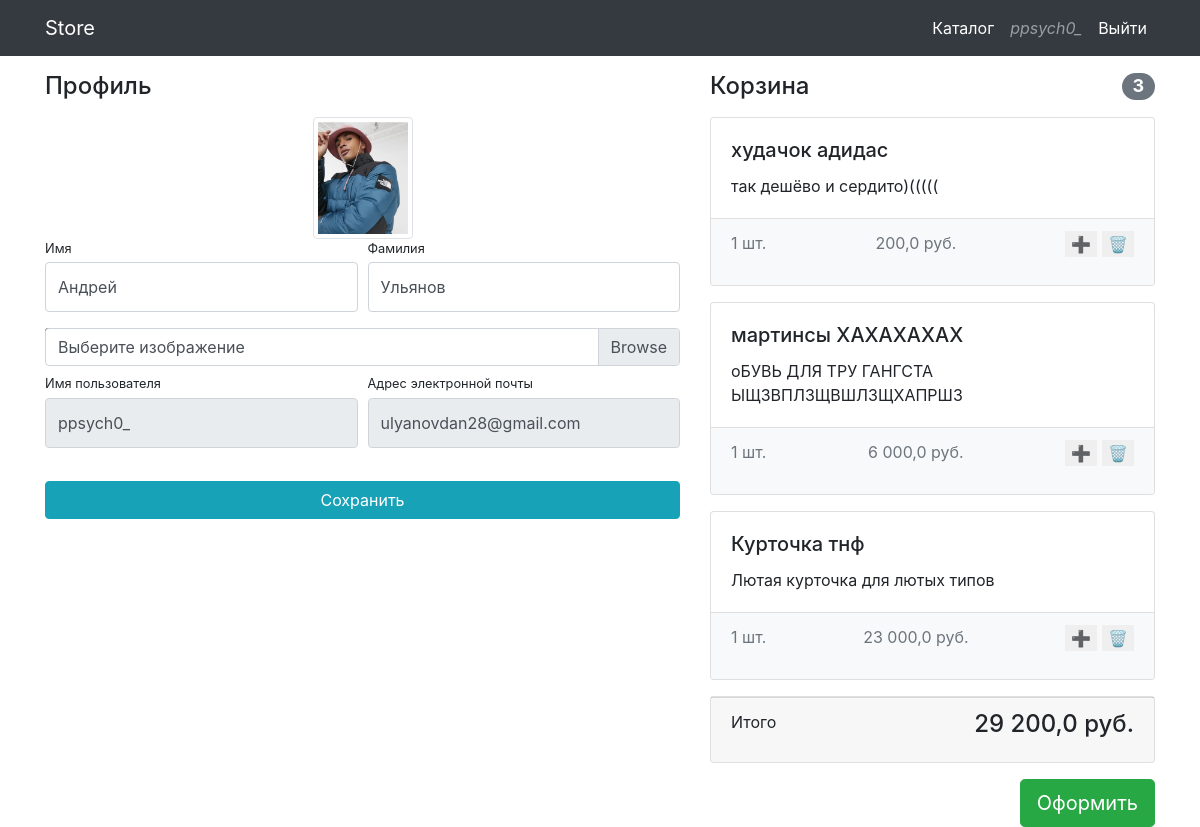
The page /profile/ (signed in) on the database its author committed.
### store/models.py (models this page shows, shortened)
class User(AbstractUser):
    image = models.ImageField(upload_to='user_photo/', blank=True)

class Busket(models.Model):
    user = models.ForeignKey(User, on_delete=models.CASCADE)
    product = models.ForeignKey(Product, on_delete=models.CASCADE)
    count = models.IntegerField(default=1)

class Product(models.Model):
    categorie = models.ForeignKey(Categories, on_delete=models.CASCADE, null=True)
    photo = models.ImageField(upload_to='product_photo/')
    name = models.CharField(max_length=200)
    price = models.FloatField(default=0)
    description = models.TextField()

### store/views.py (the view, shortened to what this page needs)
# urls.py: path('profile/', profile, name='profile'),
@login_required
def profile(request):
    form = ChangeProfileForm(instance=request.user)
    products_in_busk = Busket.objects.filter(user_id=request.user.id).all()
    total_price = 0
    count_all_products = len(products_in_busk)
    for pr in products_in_busk:
        total_price += pr.product.price * pr.count
    context = {'form': form, 'products_in_busk': products_in_busk, 'total_price': total_price,
               'count_all_products': count_all_products}
    return render(request, 'shop/profile.html', context=context)

### store/forms.py
class ChangeProfileForm(UserChangeForm):
    username = forms.CharField(widget=forms.TextInput(attrs={'class': 'form-control py-4', 'readonly': True}), required=False)
    email = forms.CharField(widget=forms.EmailInput(attrs={'class': 'form-control py-4', 'readonly': True}), required=False)
    image = forms.ImageField(widget=forms.FileInput(attrs={'class': 'custom-filee-input'}), required=False)
    first_name = forms.CharField(widget=forms.TextInput(attrs={'class': 'form-control py-4'}), required=False)
    last_name = forms.CharField(widget=forms.TextInput(attrs={'class': 'form-control py-4'}), required=False)
    class Meta:
        model = User
        fields = ['first_name', 'last_name', 'image', 'username', 'email']

### store/templates/shop/profile.html (shortened to what this page needs)
{%extends 'base.html'%}
{% load static %}
{%load humanize%}
{%block css%}
    <link href="{% static 'css/profile.css'%}" rel="stylesheet">
{%endblock%}
{%block content%}
<div class="container">
    <div class="row">
        <div class="col-lg-7">
            <h4 class="mt-3 mb-3">Профиль</h4>
            <div class="col-lg-12 text-center">
                {%if user.image%}
                <img width="100" height="100" src="{{user.image.url}}" class="img-thumbnail">
                {%endif%}
            </div>
            <form method="post" action="{%url 'store:profile'%}" enctype="multipart/form-data">
                <div class="form-row">
                    <div class="col-lg-6">
                        <div class="form-group">
                            <label class="small mb-1" for="{{form.first_name.id_for_label}}">Имя</label>
                            {{form.first_name}}
                        </div>
                    </div>
                    <div class="col-lg-6">
                        <div class="form-group">
                            <label class="small mb-1" for="{{form.last_name.id_for_label}}">Фамилия</label>
                            {{form.last_name}}
                        </div>
                    </div>
                </div>
                <div class="form-row mb-2">
                    <div class="col-lg-12">
                        <div class="custom-file">
                            <label class="custom-file-label" for="{{form.image.id_for_label}}">Выберите изображение</label>
                        </div>
                    </div>
                </div>
                <div class="form-row">
                    <div class="col-lg-6">
                        <label class="small mb-1" for="{{form.username.id_for_label}}">Имя пользователя</label>
                        {{form.username}}
                    </div>
                    <div class="col-lg-6">
                        <label class="small mb-1" for="{{form.email.id_for_label}}">Адрес электронной
                            почты</label>
                        {{form.email}}
                    </div>
                </div>
                <div class="form-row">
                    <div class="col-lg-12" style="margin-top: 33px;">
                        <input class="btn btn-info btn-block" type="submit" value="Сохранить">
                    </div>
                </div>
            </form>
        </div>
        <div class="col-lg-5">
            <h4 class="mt-3 mb-3 d-flex justify-content-between align-items-center mb-3">
                Корзина <span class="badge badge-secondary badge-pill">{{count_all_products}}</span>
            </h4>
            {% if products_in_busk %}
            {%for product in products_in_busk%}
            <div class="card mb-3">
                <div class="card-body">
                    <h5 class="card-title">{{product.product.name}}</h5>
                    <p class="card-text">{{product.product.description}}</p>
                </div>
                <ul class="list-group list-group-flush">
                    <li class="list-group-item d-flex justify-content-between lh-condensed bg-light">
                        <span class="text-muted">{{product.count}} шт.</span>
                        <span class="text-muted">{{product.product.price|intcomma}} руб.</span>
                        <span class="text-muted">
                            <form method="post" style="">
                                <input type="submit" value="➕" name="add_one_product" id="" style='border:none;'>
                                <input type="submit" value="🗑" style="border: none;" name="del_one_product">
                            </form>
                        </span>
                    </li>
                </ul>
            </div>
            {%endfor%}
            <div class="card mb-3">
                <div class="card-footer">
                    <p class="float-left">Итого</p>
                    <h4 class="float-right">{{total_price|intcomma}} руб.</h4>
                </div>
            </div>
            <button type="button" class="btn btn-success btn-lg float-right">Оформить</button>
            {%else%}
            <h3>Вы пока не добавили ни одну вещь.</h3>
            <a href="{%url 'store:catalog'%}" class="btn btn-success btn-lg float-right">Открыть каталог</a>
            {%endif%}
        </div>
    </div>
</div>
{%endblock%}

### store/templates/base.html (shortened to what this page needs)
<!DOCTYPE>
<html lang="en">
<head>
    {%load static%}
    {% load humanize %}
    <link href="{% static 'vendor/bootstrap/css/bootstrap.min.css'%}" rel="stylesheet">
    {%block css%}{%endblock%}
    </head>
    <body>
        <nav class="navbar navbar-expand-lg navbar-dark bg-dark fixed-top">
            <div class="container">
                <a class="navbar-brand" href="{% url 'store:startpage' %}">Store</a>
                <div class="collapse navbar-collapse" id="navbarResponsive">
                    {% if not user.is_authenticated%}
                        <ul class="navbar-nav ml-auto">
                            <li class="nav-item active">
                                <a class="nav-link" href="{% url 'store:catalog' %}">Каталог</a>
                            </li>
                            <li class="nav-item">
                                <a class="nav-link" href="#"><i class="fas fa-shopping-bag"></i></a>
                            </li>
                            <li class="nav-item">
                                <a class="nav-link" href="{% url 'store:login' %}">Войти <i class="fas fa-sign-in-alt"></i></a>
                            </li>
                        </ul>
                    {% else %}
                    <ul class="navbar-nav ml-auto">
                            <li class="nav-item active">
                                <a class="nav-link" href="{% url 'store:catalog' %}">Каталог</a>
                            </li>
                            <li class="nav-item">
                                <a class="nav-link" href="{% url 'store:profile' %}"><i class="fas fa-shopping-bag">{{user.username}}</i></a>
                            </li>
                            <li class="nav-item active">
                                <a class="nav-link" href="{% url 'store:logout' %}">Выйти</a>
                            </li>
                    </ul>
                    {% endif %}
                </div>
            </div>
        </nav>
    {%block content%}
    {%endblock%}
    </body>
</html>

### store/static/css/profile.css (style rules this page uses)
body { padding-top: 56px; }

### rows shown on the page
User: username "ppsych0_", image (picture), first_name "Андрей", last_name "Ульянов", email "ulyanovdan28@gmail.com"
Busket: product.name "худачок адидас", product.description "так дешёво и сердито)(((((", count "1", product.price "200,0"
Busket: product.name "мартинсы ХАХАХАХАХ", product.description "оБУВЬ ДЛЯ ТРУ ГАНГСТА ЫЩЗВПЛЗЩВШЛЗЩХАПРШЗ", count "1", product.price "6 000,0"
Busket: product.name "Курточка тнф", product.description "Лютая курточка для лютых типов", count "1", product.price "23 000,0"

### other values the page prints
{{ count_all_products }} "3"
{{ total_price|intcomma }} "29 200,0"
